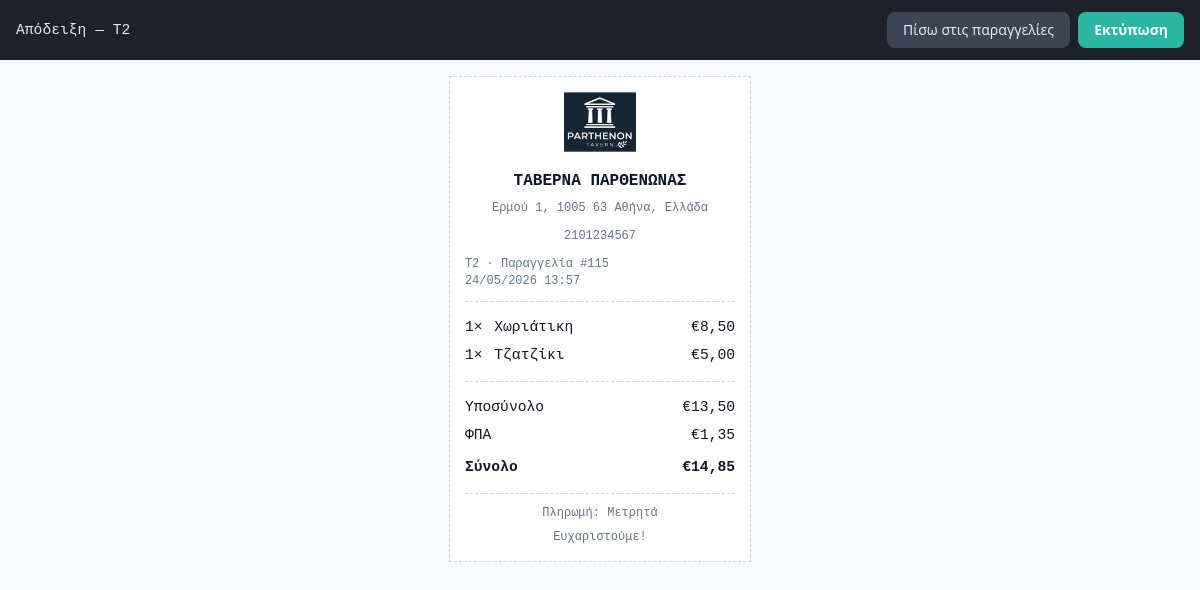
Screenshot of /orders/115/receipt/print/?from=history (signed in) with the database file from the repository.
### apps/orders/models.py (models this page shows, shortened)
class Order(TimeStampedModel):
    STATUS_CHOICES = [
        ("open", _("Open")),
        ("confirmed", _("Confirmed")),
        ("preparing", _("Preparing")),
        ("partially_ready", _("Partially Ready")),
        ("ready", _("Ready")),
        ("served", _("Served")),
        ("bill_requested", _("Bill Requested")),
        ("paid", _("Paid")),
        ("cancelled", _("Cancelled")),
    ]
    session = models.ForeignKey(
        "restaurants.TableSession",
        on_delete=models.CASCADE,
        related_name="orders",
    )
    waiter = models.ForeignKey(
        "accounts.EmployeeProfile",
        on_delete=models.SET_NULL,
        null=True,
        related_name="orders",
    )
    status = models.CharField(max_length=20, choices=STATUS_CHOICES, default="open")
    notes = models.TextField(blank=True)
    is_priority = models.BooleanField(default=False)
    is_deleted = models.BooleanField(default=False)
    closed_at = models.DateTimeField(null=True, blank=True)
    archived_at = models.DateTimeField(null=True, blank=True)
    objects = SoftDeleteManager()
    all_objects = models.Manager()
    class Meta:
        ordering = ["-created_at"]
    @property
    def active_items(self):
        return self.items.filter(is_deleted=False)

class OrderItem(TimeStampedModel):
    STATUS_CHOICES = [
        ("pending", _("Pending")),
        ("preparing", _("Preparing")),
        ("ready", _("Ready")),
        ("served", _("Served")),
    ]
    STATION_CHOICES = [
        ("kitchen", _("Kitchen")),
        ("bar", _("Bar")),
        ("grill", _("Grill")),
    ]
    order = models.ForeignKey(Order, on_delete=models.CASCADE, related_name="items")
    menu_item = models.ForeignKey("menus.MenuItem", on_delete=models.PROTECT, related_name="order_items")
    quantity = models.PositiveIntegerField(default=1)
    unit_price = models.DecimalField(max_digits=10, decimal_places=2)
    modifiers = models.ManyToManyField("menus.ModifierOption", blank=True)
    station = models.CharField(max_length=20, choices=STATION_CHOICES, default="kitchen")
    notes = models.TextField(blank=True)
    status = models.CharField(max_length=20, choices=STATUS_CHOICES, default="pending")
    is_deleted = models.BooleanField(default=False)
    sent_at = models.DateTimeField(null=True, blank=True)
    ready_at = models.DateTimeField(null=True, blank=True)
    served_at = models.DateTimeField(null=True, blank=True)
    objects = SoftDeleteManager()
    all_objects = models.Manager()
    class Meta:
        ordering = ["created_at"]
    @property
    def line_total(self):
        modifier_total = sum((m.price_delta for m in self.modifiers.all()), Decimal("0"))
        return (self.unit_price + modifier_total) * self.quantity

class Bill(TimeStampedModel):
    PAYMENT_METHODS = [
        ("cash", _("Cash")),
        ("card", _("Credit card")),
        ("split", _("Split")),
    ]
    order = models.OneToOneField(Order, on_delete=models.CASCADE, related_name="bill")
    subtotal = models.DecimalField(max_digits=10, decimal_places=2, default=0)
    tax = models.DecimalField(max_digits=10, decimal_places=2, default=0)
    discount = models.DecimalField(max_digits=10, decimal_places=2, default=0)
    total = models.DecimalField(max_digits=10, decimal_places=2, default=0)
    payment_method = models.CharField(max_length=20, choices=PAYMENT_METHODS, default="cash")
    split_count = models.PositiveIntegerField(default=1)
    is_paid = models.BooleanField(default=False)
    paid_at = models.DateTimeField(null=True, blank=True)
    receipt_printed = models.BooleanField(default=False)

### apps/restaurants/models.py (models this page shows, shortened)
class TableSession(TimeStampedModel):
    table = models.ForeignKey(Table, on_delete=models.CASCADE, related_name="sessions")
    opened_at = models.DateTimeField(auto_now_add=True)
    closed_at = models.DateTimeField(null=True, blank=True)
    cover_count = models.PositiveIntegerField(default=2)
    is_active = models.BooleanField(default=True)

class Table(models.Model):
    STATUS_CHOICES = [
        ("free", _("Free")),
        ("occupied", _("Occupied")),
        ("reserved", _("Reserved")),
        ("cleaning", _("Cleaning")),
    ]
    floor = models.ForeignKey(Floor, on_delete=models.CASCADE, related_name="tables")
    number = models.PositiveIntegerField()
    label = models.CharField(max_length=50, blank=True)
    capacity = models.PositiveIntegerField(default=4)
    qr_token = models.UUIDField(default=uuid.uuid4, unique=True, editable=False)
    qr_code = models.ImageField(upload_to="qr_codes/", blank=True)
    status = models.CharField(max_length=20, choices=STATUS_CHOICES, default="free")
    plan_x = models.FloatField(
        null=True,
        blank=True,
        help_text="Horizontal position on floor plan (0–100%).",
    )
    plan_y = models.FloatField(
        null=True,
        blank=True,
        help_text="Vertical position on floor plan (0–100%).",
    )
    plan_w = models.FloatField(default=12, help_text="Width on floor plan (0–100%).")
    plan_h = models.FloatField(default=14, help_text="Height on floor plan (0–100%).")
    assigned_to = models.ForeignKey(
        "accounts.EmployeeProfile",
        on_delete=models.SET_NULL,
        null=True,
        blank=True,
        related_name="assigned_tables",
    )
    class Meta:
        unique_together = [("floor", "number")]
        ordering = ["floor", "number"]
    def __str__(self):
        return self.label or f"Table {self.number}"

class CompanyLegalProfile(TimeStampedModel):
    restaurant = models.OneToOneField(
        Restaurant,
        on_delete=models.CASCADE,
        related_name="legal_profile",
    )
    logo = models.ImageField(
        upload_to="restaurants/company_logos/",
        blank=True,
        help_text="Shown on guest QR menus with company details (not the Baresto app logo).",
    )
    trade_name_el = models.CharField(max_length=255, blank=True)
    trade_name_en = models.CharField(max_length=255, blank=True)
    address_el = models.TextField(blank=True)
    address_en = models.TextField(blank=True)
    phone = models.CharField(max_length=30, blank=True)
    gemi_number = models.CharField(
        max_length=50,
        blank=True,
        verbose_name="GEMI number",
        help_text="Γ.Ε.ΜΗ. — optional but recommended for digital menus.",
    )
    consumer_payment_notice_el = models.TextField(default=CONSUMER_PAYMENT_NOTICE_EL)
    consumer_payment_notice_en = models.TextField(default=CONSUMER_PAYMENT_NOTICE_EN)
    complaint_sheets_notice_el = models.TextField(default=COMPLAINT_SHEETS_NOTICE_EL)
    complaint_sheets_notice_en = models.TextField(default=COMPLAINT_SHEETS_NOTICE_EN)
    prices_include_taxes_el = models.TextField(default=PRICES_INCLUDE_TAXES_EL)
    prices_include_taxes_en = models.TextField(default=PRICES_INCLUDE_TAXES_EN)
    service_charge_enabled = models.BooleanField(default=False)
    service_charge_amount = models.DecimalField(
        max_digits=8,
        decimal_places=2,
        null=True,
        blank=True,
        help_text="Explicit cover/service charge in € (if applicable).",
    )
    service_charge_note_el = models.TextField(default=SERVICE_CHARGE_NOTE_EL, blank=True)
    service_charge_note_en = models.TextField(default=SERVICE_CHARGE_NOTE_EN, blank=True)
    allergen_notice_el = models.TextField(default=ALLERGEN_NOTICE_EL, blank=True)
    allergen_notice_en = models.TextField(default=ALLERGEN_NOTICE_EN, blank=True)
    product_legend_el = models.TextField(default=PRODUCT_LEGEND_EL, blank=True)
    product_legend_en = models.TextField(default=PRODUCT_LEGEND_EN, blank=True)
    show_on_guest_menu = models.BooleanField(default=True)
    class Meta:
        verbose_name = "company legal profile"
        verbose_name_plural = "company legal profiles"

### apps/menus/models.py (models this page shows, shortened)
class MenuItem(TimeStampedModel):
    OIL_TYPE_CHOICES = [
        ("", _("—")),
        ("olive", _("Olive oil")),
        ("seed", _("Seed oil (e.g. sunflower)")),
        ("ev_olive", _("Extra virgin olive oil")),
    ]
    category = models.ForeignKey(MenuCategory, on_delete=models.CASCADE, related_name="items")
    name = models.CharField(max_length=200)
    description = models.TextField(blank=True)
    image = models.ImageField(upload_to="menu/items/", blank=True)
    price = models.DecimalField(max_digits=10, decimal_places=2)
    happy_hour_price = models.DecimalField(max_digits=10, decimal_places=2, null=True, blank=True)
    preparation_time = models.PositiveIntegerField(default=15)
    is_available = models.BooleanField(default=True)
    is_featured = models.BooleanField(default=False)
    is_vegetarian = models.BooleanField(default=False)
    is_vegan = models.BooleanField(default=False)
    is_frozen = models.BooleanField(
        default=False,
        help_text="Mandatory label for dishes with frozen meat, fish or seafood.",
    )
    oil_type = models.CharField(max_length=20, choices=OIL_TYPE_CHOICES, blank=True)
    origin_note_el = models.CharField(
        max_length=255,
        blank=True,
        help_text="Meat/seafood origin or PDO name (e.g. Φέτα Π.Ο.Π.).",
    )
    origin_note_en = models.CharField(max_length=255, blank=True)
    calories = models.PositiveIntegerField(null=True, blank=True, help_text="kcal per serving")
    protein_g = models.DecimalField(max_digits=6, decimal_places=1, null=True, blank=True)
    carbohydrates_g = models.DecimalField(max_digits=6, decimal_places=1, null=True, blank=True)
    fat_g = models.DecimalField(max_digits=6, decimal_places=1, null=True, blank=True)
    fiber_g = models.DecimalField(max_digits=6, decimal_places=1, null=True, blank=True)
    salt_g = models.DecimalField(max_digits=6, decimal_places=2, null=True, blank=True)
    is_deleted = models.BooleanField(default=False)
    allergens = models.ManyToManyField(Allergen, blank=True)
    dietary_tags = models.ManyToManyField(DietaryTag, blank=True)
    sort_order = models.PositiveIntegerField(default=0)
    archived_at = models.DateTimeField(null=True, blank=True)
    objects = SoftDeleteManager()
    all_objects = models.Manager()
    class Meta:
        ordering = ["sort_order", "name"]

### apps/orders/views.py (the view)
# urls.py: path("orders/<int:pk>/receipt/print/", views.OrderReceiptPrintView.as_view(), name="order_receipt_print"),
class OrderReceiptPrintView(RestaurantScopedMixin, RolePermissionMixin, View):
    required_permission = "print_receipt"
    template_name = "orders/receipt_print.html"
    def get(self, request, pk):
        order = get_object_or_404(
            _receipt_order_queryset(self.get_restaurant()),
            pk=pk,
            status="paid",
        )
        if not hasattr(order, "bill") or order.bill is None:
            raise PermissionDenied(_("No receipt available for this order."))
        restaurant = self.get_restaurant()
        company = getattr(restaurant, "legal_profile", None)
        auto_print = request.GET.get("print") != "0"
        from_history = request.GET.get("from") == "history"
        return render(
            request,
            self.template_name,
            {
                "order": order,
                "bill": order.bill,
                "restaurant": restaurant,
                "company": company,
                "receipt_logo_url": _receipt_logo_url(request, restaurant, company),
                "auto_print": auto_print,
                "from_history": from_history,
                "return_url": reverse("order_history") if from_history else reverse("tables"),
            },
        )

### templates/orders/receipt_print.html (shortened to what this page needs)
{% load i18n menu_i18n static %}
<!DOCTYPE html>
<html lang="{{ LANGUAGE_CODE }}">
<head>
</head>
<body>
  <div class="toolbar no-print">
    <span>{% trans "Receipt" %} — {{ order.session.table }}</span>
    <div style="display:flex;gap:0.5rem;">
      <a href="{{ return_url }}" class="secondary">{% if from_history %}{% trans "Back to orders" %}{% else %}{% trans "Back to tables" %}{% endif %}</a>
      <button type="button" class="primary" onclick="window.print()">{% trans "Print" %}</button>
    </div>
  </div>
  <article class="receipt">
    {% if receipt_logo_url %}
    <p class="receipt-logo-wrap">
      <img src="{{ receipt_logo_url }}" alt="{{ restaurant.name }}" class="receipt-logo">
    </p>
    {% endif %}
    <p class="center" style="font-weight:700;font-size:12pt;margin:0 0 2mm;">
      {% if company and company.trade_name_el %}{{ company.trade_name_el }}{% else %}{{ restaurant.name }}{% endif %}
    </p>
    {% if company and company.address_el %}
    <p class="center muted" style="margin:0 0 3mm;">{{ company.address_el }}</p>
    {% endif %}
    {% if company and company.phone %}
    <p class="center muted" style="margin:0 0 3mm;">{{ company.phone }}</p>
    {% endif %}
    <p class="muted" style="margin:0;">
      {{ order.session.table }} · {% trans "Order" %} #{{ order.pk }}<br>
      {{ order.updated_at|date:"d/m/Y H:i" }}
    </p>
    <div class="line"></div>
    <table>
      {% for item in order.active_items %}
      <tr>
        <td class="qty">{{ item.quantity }}×</td>
        <td>{{ item.menu_item|localized_name_filter }}</td>
        <td class="price">€{{ item.line_total }}</td>
      </tr>
      {% endfor %}
    </table>
    <div class="line"></div>
    <table>
      <tr>
        <td colspan="2">{% trans "Subtotal" %}</td>
        <td class="price">€{{ bill.subtotal }}</td>
      </tr>
      <tr>
        <td colspan="2">{% trans "Tax" %}</td>
        <td class="price">€{{ bill.tax }}</td>
      </tr>
      <tr class="total-row">
        <td colspan="2">{% trans "Total" %}</td>
        <td class="price">€{{ bill.total }}</td>
      </tr>
    </table>
    <div class="line"></div>
    <p class="center muted" style="margin:0 0 2mm;">{% trans "Payment" %}: {{ bill.get_payment_method_display }}</p>
    <p class="center muted" style="margin:0;">{% trans "Thank you!" %}</p>
  </article>
</body>
</html>

### rows the page displays
Order: session.table "T2", pk "115", updated_at "24/05/2026 13:57"
CompanyLegalProfile: trade_name_el "ΤΑΒΕΡΝΑ ΠΑΡΘΕΝΩΝΑΣ", address_el "Ερμού 1, 1005 63 Αθήνα, Ελλάδα", phone "2101234567"
OrderItem: quantity "1", menu_item "Χωριάτικη", line_total "8,50"
OrderItem: quantity "1", menu_item "Τζατζίκι", line_total "5,00"
Bill: subtotal "13,50", tax "1,35", total "14,85", payment_method "Μετρητά"
